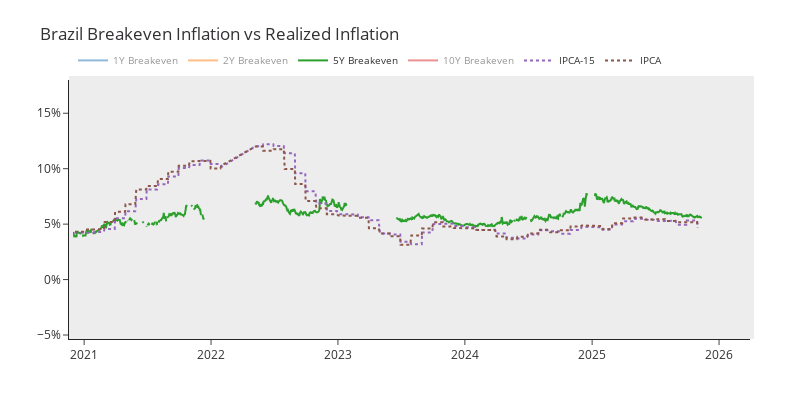

This figure's notebook cell:
### Code cell
bei = breakeven_collection.ts
bei.columns = ["1Y Breakeven", "2Y Breakeven", "5Y Breakeven", "10Y Breakeven"]
bei["IPCA-15"] = prices_collection[0].ts.resample("B").ffill()
bei["IPCA"] = prices_collection[1].ts.resample("B").ffill()
fig = plot_lines(
    bei,
    title="Brazil Breakeven Inflation vs Realized Inflation",
    years_limit=5,
    tick_suffix="%",
    default_y_range=(-5, 18),
    figsize=(800, 400),
    logo=False,
)
fig.update_traces(
    name="1Y Breakeven", selector=dict(name="1Y Breakeven"), visible="legendonly"
)
fig.update_traces(
    name="2Y Breakeven", selector=dict(name="2Y Breakeven"), visible="legendonly"
)
fig.update_traces(name="5Y Breakeven", selector=dict(name="5Y Breakeven"))
fig.update_traces(
    name="10Y Breakeven", selector=dict(name="10Y Breakeven"), visible="legendonly"
)
fig.update_traces(name="IPCA-15", selector=dict(name="IPCA-15"), line=dict(dash="dot"))
fig.update_traces(name="IPCA", selector=dict(name="IPCA"), line=dict(dash="dot"))
fig.show()

### Figure 1 — Plotly figure (JSON) as saved in the notebook; plotly's stock layout.template omitted (floating-point values rounded to 4 significant figures; data arrays with more than 128 entries replaced by an {"elided": "..."} marker saying what was removed)
{"data": [{"name": "1Y Breakeven", "type": "scatter", "visible": "legendonly", "x": {"elided": "3185 str values"}, "y": {"elided": "3185 float values"}}, {"name": "2Y Breakeven", "type": "scatter", "visible": "legendonly", "x": {"elided": "3185 str values"}, "y": {"elided": "3185 float values"}}, {"name": "5Y Breakeven", "type": "scatter", "x": {"elided": "3185 str values"}, "y": {"elided": "3185 float values"}}, {"name": "10Y Breakeven", "type": "scatter", "visible": "legendonly", "x": {"elided": "3185 str values"}, "y": {"elided": "3185 float values"}}, {"line": {"dash": "dot"}, "name": "IPCA-15", "type": "scatter", "x": {"elided": "3185 str values"}, "y": {"elided": "3185 float values"}}, {"line": {"dash": "dot"}, "name": "IPCA", "type": "scatter", "x": {"elided": "3185 str values"}, "y": {"elided": "3185 float values"}}], "layout": {"font": {"color": "#333133", "family": "\"Avenir Next LT Pro\", \"Open Sans\", verdana, arial, sans-serif"}, "height": 400, "legend": {"font": {"family": "\"Avenir Next LT Pro\", \"Open Sans\", verdana, arial, sans-serif", "size": 10}, "orientation": "h", "x": 0, "xanchor": "left", "y": 1.02, "yanchor": "bottom"}, "margin": {"b": 50, "l": 50, "pad": 4, "r": 50, "t": 80}, "paper_bgcolor": "#FFFFFF", "plot_bgcolor": "#ededed", "showlegend": true, "title": {"text": "Brazil Breakeven Inflation vs Realized Inflation"}, "width": 800, "xaxis": {"range": ["2020-11-30T00:00:00", "2026-03-31T00:00:00"], "title": {"text": ""}}, "yaxis": {"range": [-5, 18], "ticksuffix": "%", "title": {"text": ""}}}}
